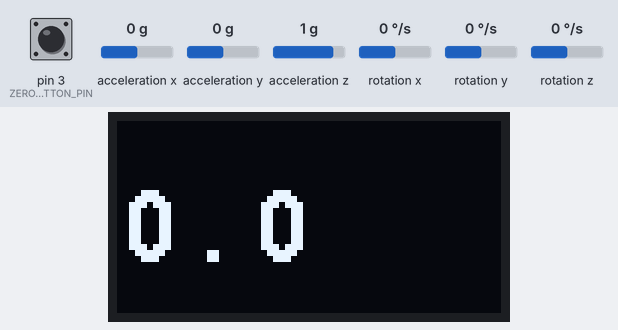
Simulated run of this sketch. Board: Arduino Uno, built with avr-gcc and run on an emulated ATmega328P. On the bench: 128×64 one-colour display. Wiring (inferred from the names in the program): MPU-6050 motion sensor at I2C address 0x68. The inputs (shaded band) are chosen by the test bench; at power-on: acceleration y 0 g, acceleration z 1 g, pin 3 (ZERO_BUTTON_PIN) HIGH, acceleration x 0 g, rotation x 0 °/s, rotation y 0 °/s, rotation z 0 °/s. What the sketch prints to the serial monitor is not drawn.

Above: at 4.1 s.
4.2 s: acceleration y set to -1.4 g
At 5.0 s:
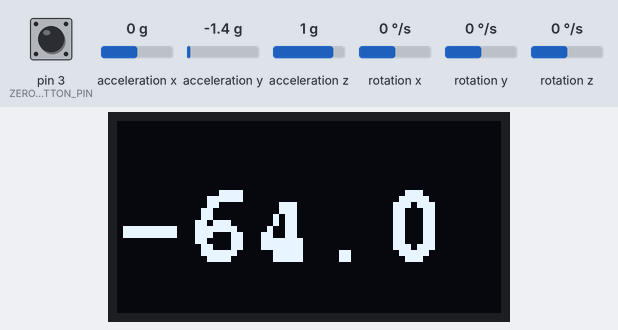
5.9 s: acceleration z set to -1.4 g
At 7.5 s:
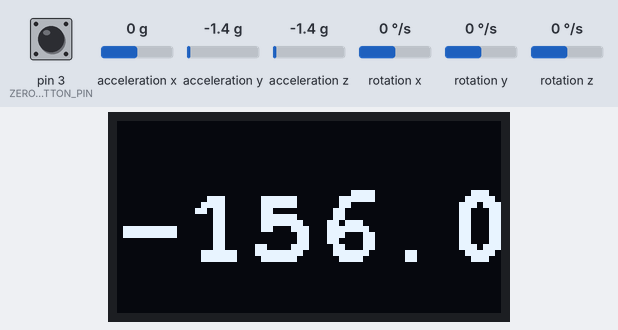
7.8 s: acceleration y set to -0.8 g
At 9.1 s:
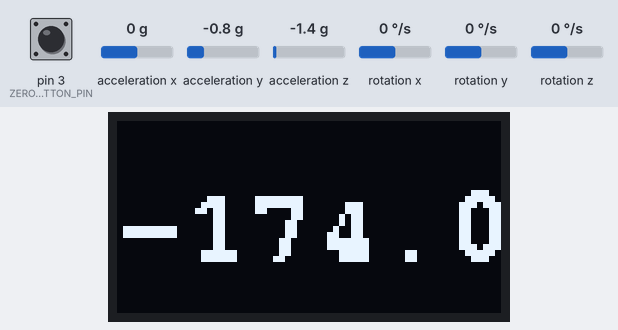
Timing chart, 0 to 10.8 s (numbered marks = the images above; inputs shaded):
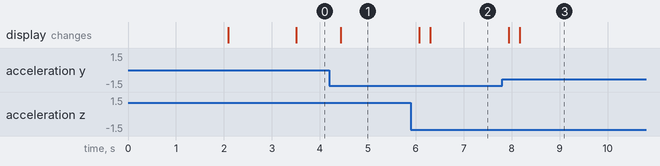

The sketch:

DigitalAngleGauge.ino
```cpp
// Measure Angle with a MPU-6050(GY-521)
#include <Wire.h>
#include <Adafruit_GFX.h>
#include <Adafruit_SSD1306.h>
#include <Fonts/FreeMonoBold9pt7b.h>
#include "MyMPU6050.h"

// OLED stuff
#define SCREEN_WIDTH 128 // OLED display width, in pixels
#define SCREEN_HEIGHT 64 // OLED display height, in pixels
#define OLED_RESET -1 // Reset pin # (or -1 if sharing Arduino reset pin)
#define SCREEN_ADDRESS 0x3C

#define ZERO_BUTTON_PIN 3
#define ZERO_DELAY 1000

double myAngle;
double zeroAngle;
bool zeroFlag = false;
double myMax = 0;

Adafruit_SSD1306 display(SCREEN_WIDTH, SCREEN_HEIGHT, &Wire, OLED_RESET);

void setup() {
  Serial.begin(9600);

  // OLED Display
  if (!display.begin(SSD1306_SWITCHCAPVCC, SCREEN_ADDRESS)) {
    Serial.println(F("SSD1306 allocation failed"));
    for (;;); // Don't proceed, loop forever
  }

  display.clearDisplay();
  display.setFont(&FreeMonoBold9pt7b);
  display.setTextSize(1);
  display.setTextColor(SSD1306_WHITE);
  display.setCursor(0, 18);
  display.cp437(true);
  display.println(F("  Digital"));
  display.println(F("  Angle"));
  display.println(F("  Gauge"));
  display.display();

  delay(2000);
  display.clearDisplay();
  display.display();

  pinMode(ZERO_BUTTON_PIN, INPUT_PULLUP);
  attachInterrupt(digitalPinToInterrupt(ZERO_BUTTON_PIN), SetZero, FALLING);
  SetZero();
}


void loop() {
  // Set zero
  if(zeroFlag == true){
    delay(ZERO_DELAY);
    zeroAngle = getAngleSmooth();
    zeroFlag = false;
  }

  myAngle = getAngleSmooth() - zeroAngle;

  WriteToDisplay(myAngle);
  Serial.println(myAngle);

  delay(10);
}

void WriteToDisplay(double angle) {
  display.clearDisplay();
  display.setTextSize(2);
  display.setCursor(0, 45);
  //display.println(abs(angle), 1);
  display.println(angle, 1);
  display.display();
}

void SetZero() {
  zeroFlag = true;
}
```

MyMPU6050.h
```cpp
#include <Wire.h>

#define SMOOTH_ITERATIONS 200
#define SMOOTH_DELAY_MICRO 100

#define NEG_90_DEG -76.5
#define POS_90_DEG 94.3

const int MPU_addr=0x68;
int16_t AcX,AcY,AcZ,Tmp,GyX,GyY,GyZ;

int minVal=265;
int maxVal=402;

double x;
double y;
double z;


void mpuSetup() {
  Wire.begin();
  Wire.beginTransmission(MPU_addr);
  Wire.write(0x6B);
  Wire.write(0);
  Wire.endTransmission(true);
}


double getAngle() {
  Wire.beginTransmission(MPU_addr);
  Wire.write(0x3B);
  Wire.endTransmission(false);
  Wire.requestFrom(MPU_addr,14,true);
  AcX=Wire.read()<<8|Wire.read();
  AcY=Wire.read()<<8|Wire.read();
  AcZ=Wire.read()<<8|Wire.read();
  int xAng = map(AcX,minVal,maxVal,-90,90);
  int yAng = map(AcY,minVal,maxVal,-90,90);
  int zAng = map(AcZ,minVal,maxVal,-90,90);

  x= RAD_TO_DEG * (atan2(-yAng, -zAng)+PI);
  y= RAD_TO_DEG * (atan2(-xAng, -zAng)+PI);
  z= RAD_TO_DEG * (atan2(-yAng, -xAng)+PI);

  // Make it signed
  if(x > 180)
    x -= 360;

  // Normalize
  if(x < 0)  x = map(x, NEG_90_DEG, 0, -90, 0);
  else       x = map(x, 0, POS_90_DEG, 0, 90);

  return x;
}

double getAngleSmooth(){
  double angle = 0;

  for(int i = 0; i < SMOOTH_ITERATIONS; i++){
    angle += getAngle();
    delayMicroseconds(SMOOTH_DELAY_MICRO);
  }

  angle = angle / SMOOTH_ITERATIONS;

  return angle;
}
```

Measured:
- after the input at 4.2 s, the display: changes after 0.24 s (image 1)
- after the input at 5.9 s, the display: first changes after 0.17 s (image 2 shows a later state)
- after the input at 7.8 s, the display: first changes after 0.14 s (image 3 shows a later state)
